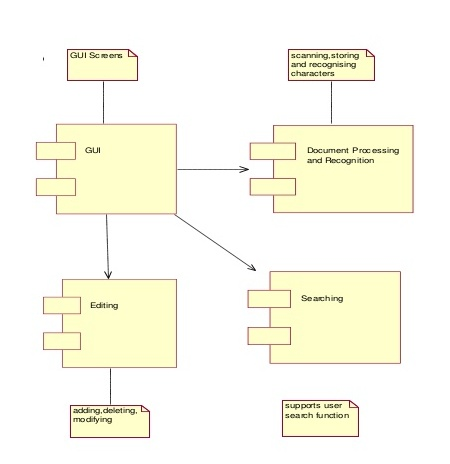
#> input picture imageTextExtractor/TextExtractor/er.jpg, 450 x 464 px; its folder holds only this picture in this run
$ python -i text_extract.py   (imports and definitions only)
#> lines starting #> are read from the running program, lines starting #| are printed output that depends on the picture
""" Text Extractor Project Start Here """

import os
#importing  perform os operations such has filehandling and exit status

import tkinter as tk
from tkinter import *
from tkinter.filedialog import askopenfilename
#tkinter is used to design graphical user interface in python

from PIL import ImageTk, Image
#PIL known as pillow use to open and manuplate image files


import cv2
#CV2 is name of OpenCv module which has many functions to process an image


import matplotlib.pyplot as plt
#matplotlib module used in machine learning to plots graphs and to do some mathematic computations


import matplotlib.image as mpimg
import numpy as np
#numpy module is used to process and manuplate arrays efficiently in python


import pytesseract
#pytesseract is module to process OCR (optical Character recognition)


pytesseract.pytesseract.tesseract_cmd = 'C:/Program Files (x86)/Tesseract-OCR/tesseract'
#This is the where you have installed your pytesseract Software in Windows or linux


src_path = os.path.join('./')
#temprary source path to write temprary files while processing the pattern recognition


language = "eng"
#Choosing Default Language to be English


labelfont = ('times', 20, 'bold')
#definig fonts properties name,size,type to show extracted test in tkinter window


def get_string(img_path): #function that will extract text from image

    """get_string(img_path)->This function will open file img_path and will extract the text from the file and return it as a result """
#> called with img_path = '../TextExtractor/er.jpg'

    img = cv2.imread(img_path)
#> img is the input picture: shape (464, 450, 3); mean B, G, R 236.8, 250.1, 250.9
    #opening given image using OpenCv modules function imread

    img = cv2.cvtColor(img, cv2.COLOR_BGR2GRAY)
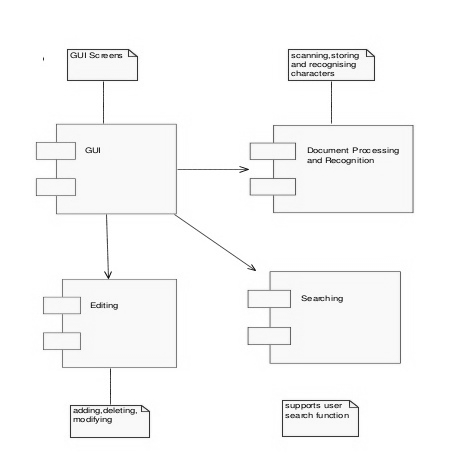
#> img: shape (464, 450); min 10, max 255, mean 248.8
    #processing colors and their saturation in OpenCv

    kernel = np.ones((1, 1), np.uint8)
    #createing an np array of ones named kernel to dilate the image

    img = cv2.dilate(img, kernel, iterations=1)
    #dilate function increases the white noise in image and increases the size of pattern to extract properly

    img = cv2.erode(img, kernel, iterations=1)
    #erode is opposite of dilate it decreases the white noise from image and increases the pattern size so the ocr eaisly can match the pattern

    cv2.imwrite(src_path + "removed_noise.png", img)
    #writing the image which is noise removed in soruce path

    cv2.imwrite(src_path + "thres.png", img)
    #writing the image which is dilate removed noise in location source path

#> (the run stopped early here; a loop or call above may not have finished)
